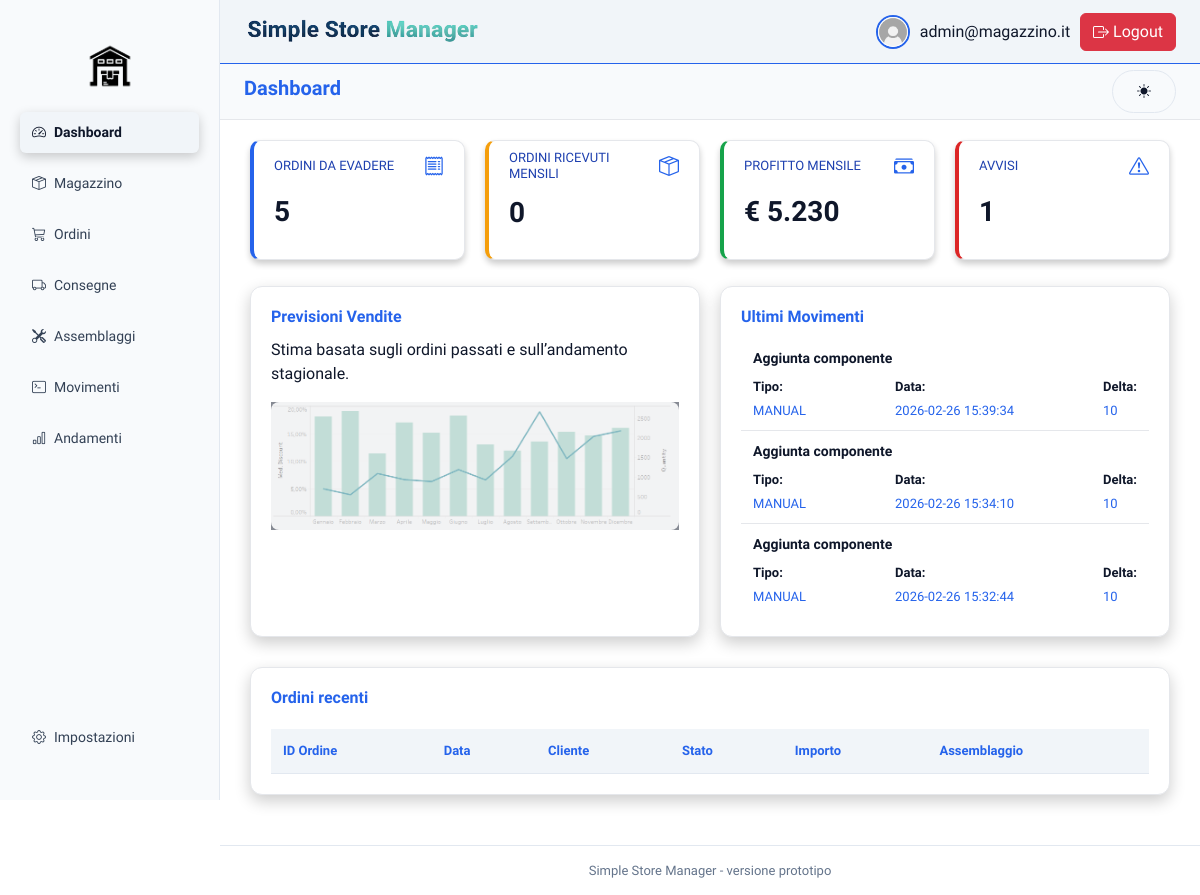
The page /index.php (signed in) on the database as committed earlier.
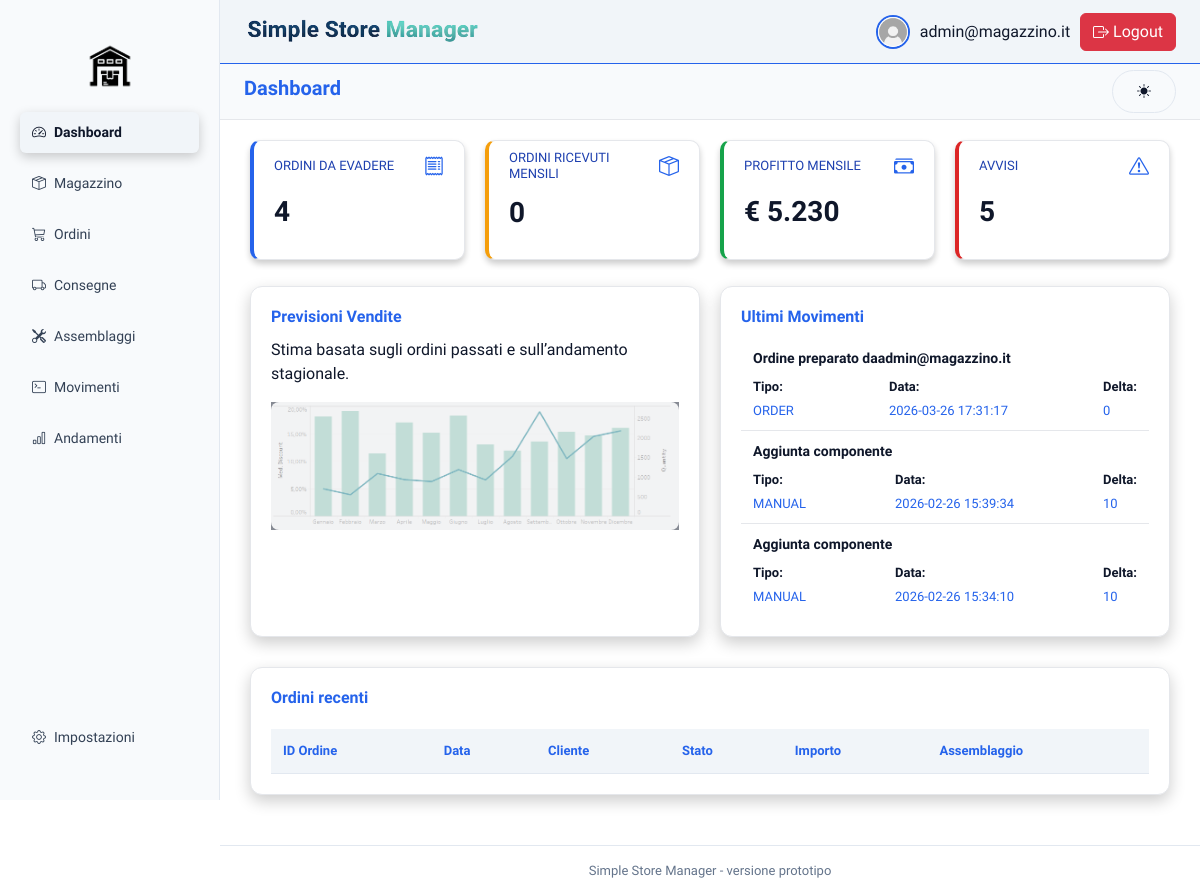
The same page on the database as committed later.
### tables this page shows
CREATE TABLE `movimenti` (
  `id` int(5) NOT NULL,
  `delta` int(10) NOT NULL,
  `tipo` enum('ORDER','DELIVERY','MANUAL','ASSEMBLY') NOT NULL,
  `id_ordine` int(5) DEFAULT NULL,
  `id_consegna` int(5) DEFAULT NULL,
  `id_assemblaggio` int(5) DEFAULT NULL,
  `id_componente` int(5) DEFAULT NULL,
  `data_movimento` datetime NOT NULL DEFAULT current_timestamp(),
  `note` text DEFAULT NULL
);

### backend/controller/roleCntrl.php (called while the page is built, shortened)
<?php
$menu = [
    'Dashboard'   => 'speedometer2',
    'Magazzino'   => 'box-seam',
    'Ordini'      => 'cart3',
    'Consegne'    => 'truck',
    'Assemblaggi' => 'tools',
    'Movimenti'   => 'terminal',
    'Andamenti'   => 'bar-chart'
];
$bottomMenu = [
    'Impostazioni'=> 'gear'
];
?>

### backend/query/ordini.php (called while the page is built, shortened)
<?php
function getOrdiniMese(){
    $pdo=connect();
    $sql = "SELECT COUNT(*) AS totale
    FROM ordini
    WHERE month(data_creazione) = month(CURDATE()) AND year(data_creazione) = year(CURDATE());";
    $stmt = $pdo->query($sql);
    $result = $stmt->fetch(PDO::FETCH_ASSOC);
    return $result['totale'];
}
function getOrdiniDaProcessare(){
    $pdo=connect();
    $sql = "SELECT count(*) AS totale
    FROM ordini o
    WHERE o.stato <> 'PREPARED';";
    $stmt = $pdo->query($sql);
    $result = $stmt->fetch(PDO::FETCH_ASSOC);
    return $result['totale'];
}
?>

### backend/controller/avvisiCntrl.php (called while the page is built, shortened)
<?php
require_once 'backend/query/avvisi.php';
$ordidni_da_evadere = getOrdiniDaProcessare();
?>

### backend/query/avvisi.php (called while the page is built, shortened)
<?php
function countAvvisiByRuolo($ruolo) {
    $conn = connect();
    $sql = "SELECT COUNT(*) FROM avvisi a";
    if($ruolo !== 'ADMIN'){
        $sql .= " JOIN ruoli_avvisi ar ON a.id = ar.id_avviso
                  JOIN ruoli r ON ar.id_ruolo = r.id
                  WHERE r.nome = :ruolo";
        $stmt = $conn->prepare($sql);
        $stmt->execute([':ruolo' => $ruolo]);
    } else {
        $stmt = $conn->prepare($sql);
        $stmt->execute();
    }
    return $stmt->fetchColumn();
}
?>

### backend/query/movimenti.php (called while the page is built, shortened)
<?php
function getUltimiMovimenti(){
    $pdo=connect();
    $sql = "SELECT delta, data_movimento, tipo, note
        from movimenti
        ORDER BY data_movimento DESC
        LIMIT 3;";
    $stmt = $pdo->query($sql);
    return $stmt->fetchAll(PDO::FETCH_ASSOC);
}
?>

### frontend/dashboard/dashboard.php (the view, shortened to what the changed rows need)
<?php
require 'backend/query/ordini.php';
require 'backend/query/movimenti.php';
require_once 'backend/controller/avvisiCntrl.php';
$movimenti_recenti = getUltimiMovimenti();
$ordini_mese = getOrdiniMese();
?>
<!DOCTYPE html>
<html lang="it">
<head>
</head>
<body>
    <main class="main">
        <section class="kpi-section">
            <?php if(isset($_SESSION['permessi']['ordini']) && $_SESSION['permessi']['ordini']): ?>
            <div class="kpi-card info">
                <a href="index.php?page=ordini" style="text-decoration: none; color: inherit;">
                    <div class="kpi-header">
                        <h3>Ordini da evadere</h3>
                        <i class="bi bi-receipt kpi-icon"></i>
                    </div>
                    <p class="kpi-value"><?= $ordidni_da_evadere ?></p>
                </a>
            </div>
            <?php endif; ?>
            <?php if(isset($_SESSION['permessi']['andamenti']) && $_SESSION['permessi']['andamenti']): ?>
            <div class="kpi-card warning">
                <a href="index.php?page=andamenti" style="text-decoration: none; color: inherit;">
                    <div class="kpi-header">
                        <h3>Ordini ricevuti mensili</h3>
                        <i class="bi bi-box-seam kpi-icon"></i>
                    </div>
                    <p class="kpi-value"><?= $ordini_mese ?></p>
                </a>
            </div>
            <div class="kpi-card success">
                <a href="index.php?page=andamenti" style="text-decoration: none; color: inherit;">
                    <div class="kpi-header">
                        <h3>Profitto mensile</h3>
                        <i class="bi bi-cash-stack kpi-icon"></i>
                    </div>
                    <p class="kpi-value">€ 5.230</p>
                </a>
            </div>
            <?php endif; ?>
            <div class="kpi-card alert">
                <a href="index.php?page=avvisi" style="text-decoration: none; color: inherit;">
                <div class="kpi-header">
                    <h3>Avvisi</h3>
                    <i class="bi bi-exclamation-triangle kpi-icon"></i>
                </div>
                <p class="kpi-value"><?= countAvvisiByRuolo($_SESSION['role']) ?></p>
                </a>
            </div>
        </section>
        <?php if((isset($_SESSION['permessi']['andamenti']) && $_SESSION['permessi']['andamenti'])
                || (isset($_SESSION['permessi']['movimenti']) && $_SESSION['permessi']['movimenti'])): ?>
        <section class="content-grid">
            <?php if(isset($_SESSION['permessi']['andamenti']) && $_SESSION['permessi']['andamenti']): ?>
            <div class="card">
                <h2>Previsioni Vendite</h2>
                <p class="subtitle">
                    Stima basata sugli ordini passati e sull’andamento stagionale.
                </p>
                <div class="placeholder">
                    <img src="frontend/img/graficoEsempio.png" class="grafico-dashboard">
                </div>
            </div>
            <?php endif; ?>
            <?php if(isset($_SESSION['permessi']['movimenti']) && $_SESSION['permessi']['movimenti']): ?>
            <div class="card">
                <a href="index.php?page=movimenti" style="text-decoration: none; color: inherit;">
                    <h2>Ultimi Movimenti</h2>
                    <ul class="list">
                        <?php foreach ($movimenti_recenti as $movimento): ?>
                            <li>
                                <strong><?= htmlspecialchars($movimento['note']) ?></strong>
                                <div class="info-row">
                                    <span><strong>Tipo:</strong> <?= htmlspecialchars($movimento['tipo']) ?></span>
                                    <span><strong>Data:</strong> <?= htmlspecialchars($movimento['data_movimento']) ?></span>
                                    <span><strong>Delta:</strong> <?= htmlspecialchars($movimento['delta']) ?></span>
                                </div>
                            </li>
                        <?php endforeach; ?>
                    </ul>
                </a>
            </div>
            <?php endif; ?>
        </section>
        <?php endif; ?>
        <?php if(isset($_SESSION['permessi']['ordini']) && $_SESSION['permessi']['ordini']): ?>
        <section class="card full">
            <h2>Ordini recenti</h2>
            <table class="orders-table">
                <thead>
                    <tr>
                        <th>ID Ordine</th>
                        <th>Data</th>
                        <th>Cliente</th>
                        <th>Stato</th>
                        <th>Importo</th>
                        <th>Assemblaggio</th>
                    </tr>
                </thead>
            </table>
        </section>
        <?php endif; ?>
    </main>
</body>
</html>

### frontend/sidebar/sidebar.php
<?php
require_once 'backend/controller/roleCntrl.php';
?>
<aside class="sidebar d-flex flex-column justify-content-between">
    <div>
        <img src="frontend/img/logo-removebg-preview.png" id="sidebar-logo">
        <ul class="nav nav-pills flex-column gap-1">
            <?php foreach ($menu as $pagina => $icona): ?>
                <?php $pageSlug = lcfirst($pagina); ?>
                <li class="nav-item">
                    <a href="?page=<?= $pageSlug ?>"
                       class="nav-link d-flex align-items-center gap-2 <?= ($page === $pageSlug) ? 'active' : '' ?>">
                        <i class="bi bi-<?= $icona ?>"></i>
                        <?= $pagina ?>
                    </a>
                </li>
            <?php endforeach; ?>
        </ul>
    </div>
        <ul class="nav nav-pills flex-column gap-1 mb-3">
            <?php foreach ($bottomMenu as $pagina => $icona): ?>
                <?php $pageSlug = lcfirst($pagina); ?>
                <li class="nav-item">
                    <a href="?page=<?= $pageSlug ?>"
                    class="nav-link d-flex align-items-center gap-2 <?= ($page === $pageSlug) ? 'active' : '' ?>">
                        <i class="bi bi-<?= $icona ?>"></i>
                        <?= $pagina ?>
                    </a>
                </li>
            <?php endforeach; ?>
        </ul>
</aside>

Rows that differ between the two databases and show on the page:
no longer on this page (row unchanged): movimenti: note "Aggiunta componente", tipo "MANUAL", data_movimento "2026-02-26 15:32:44", delta "10"
added movimenti: note "Ordine preparato daadmin@magazzino.it", tipo "ORDER", data_movimento "2026-03-26 17:31:17", delta "0"
Other text that changed with them:
$ordidni_da_evadere: "5" → "4"
countAvvisiByRuolo($_SESSION['role']): "1" → "5"
